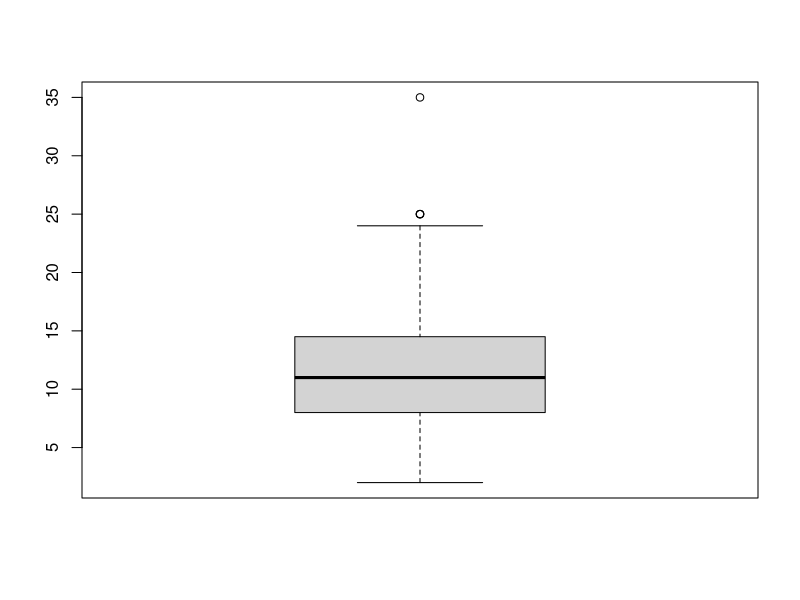
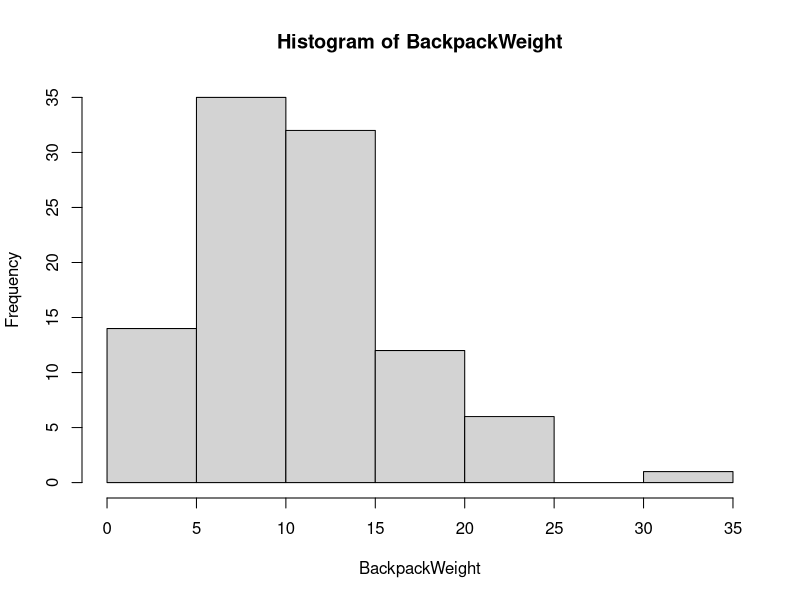
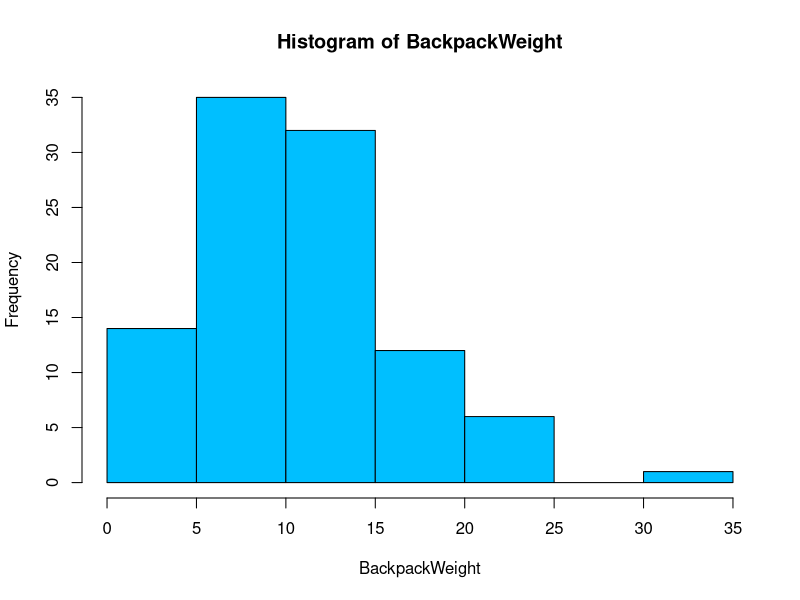
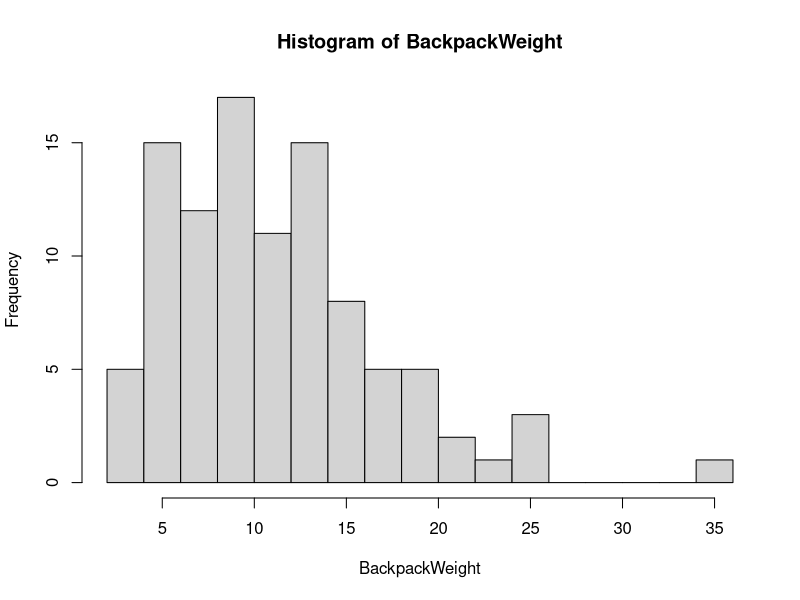
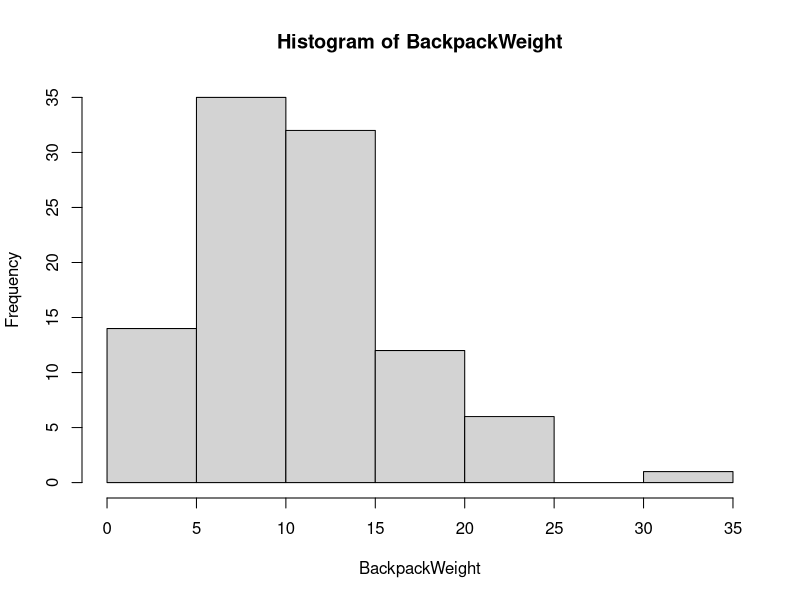
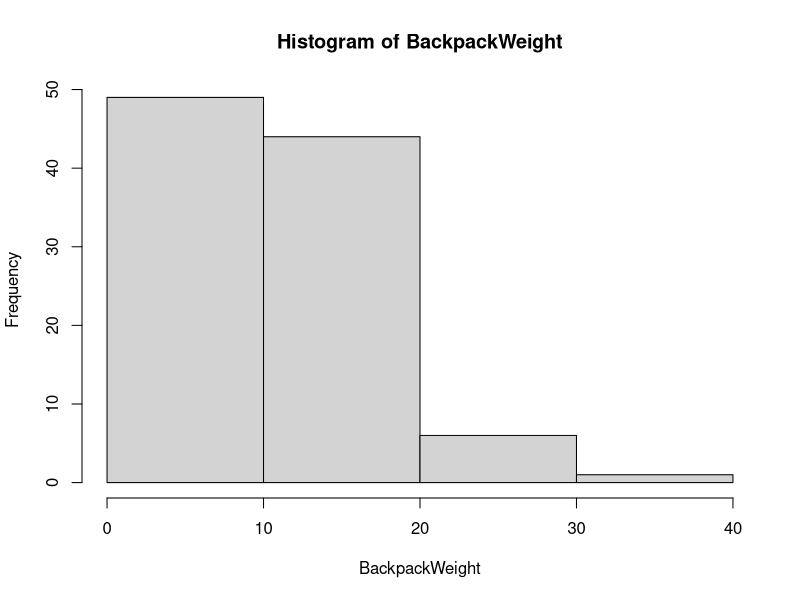
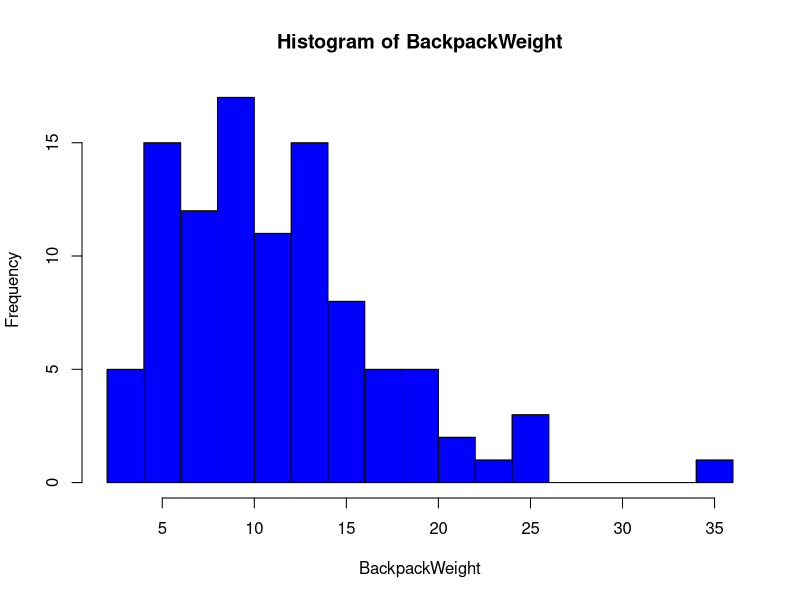
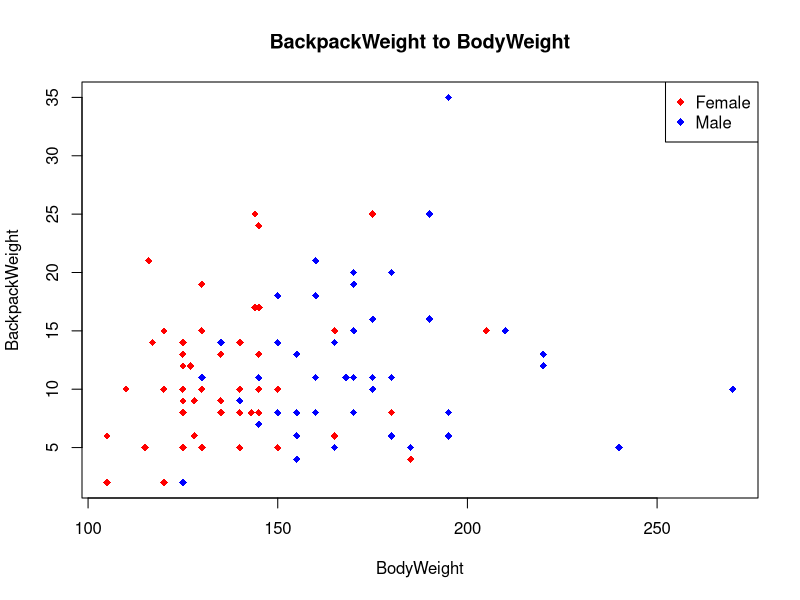

These figures' R source, in order:
# Ctrl + L clears console
# Load backpack dataset into R
backpack <- read.csv("../data/backpack.csv", header = TRUE)

# Attach the file so that we can address column names directly
# Without attaching, we would have to type
# something like mean(backpack$BackpackWeight)
attach(backpack)

# Calculate some summary statistics
mean(BackpackWeight)
median(BackpackWeight)

# R is case-sensitive!
var(BackpackWeight)
var(BackpackWeight)
sd(BackpackWeight)
sqrt(var(BackpackWeight))

# 5-number summary
summary(BackpackWeight)

# Visual Summaries
stem(BackpackWeight)
boxplot(BackpackWeight)
hist(BackpackWeight)

# Help function
help(hist)

# Adjust colors
hist(BackpackWeight, col = "deepskyblue")

# Adjust bins
hist(BackpackWeight, breaks = 12)
hist(BackpackWeight, breaks = 6)
hist(BackpackWeight, breaks = c(0, 10, 20, 30, 40))

# Multiple commands
hist(BackpackWeight, col = "blue", breaks = 12)

# Scatterplot of BackpackWeight to BodyWeight
# plot(x, y, main, xlab, ylab, xlim, ylim, axes)
# x is the data set whose values are the horizontal coordinates.
# y is the data set whose values are the vertical coordinates.
# main is the tile of the graph.
# xlab is the label in the horizontal axis.
# ylab is the label in the vertical axis.
plot(BodyWeight, BackpackWeight, main = "BackpackWeight to BodyWeight", xlab = "BodyWeight", ylab = "BackpackWeight", col = ifelse(backpack$Sex == "Female", "Red", "Blue"), pch = 18)

legend("topright", legend = c("Female", "Male"), col = c("red", "blue"), pch = 18)
